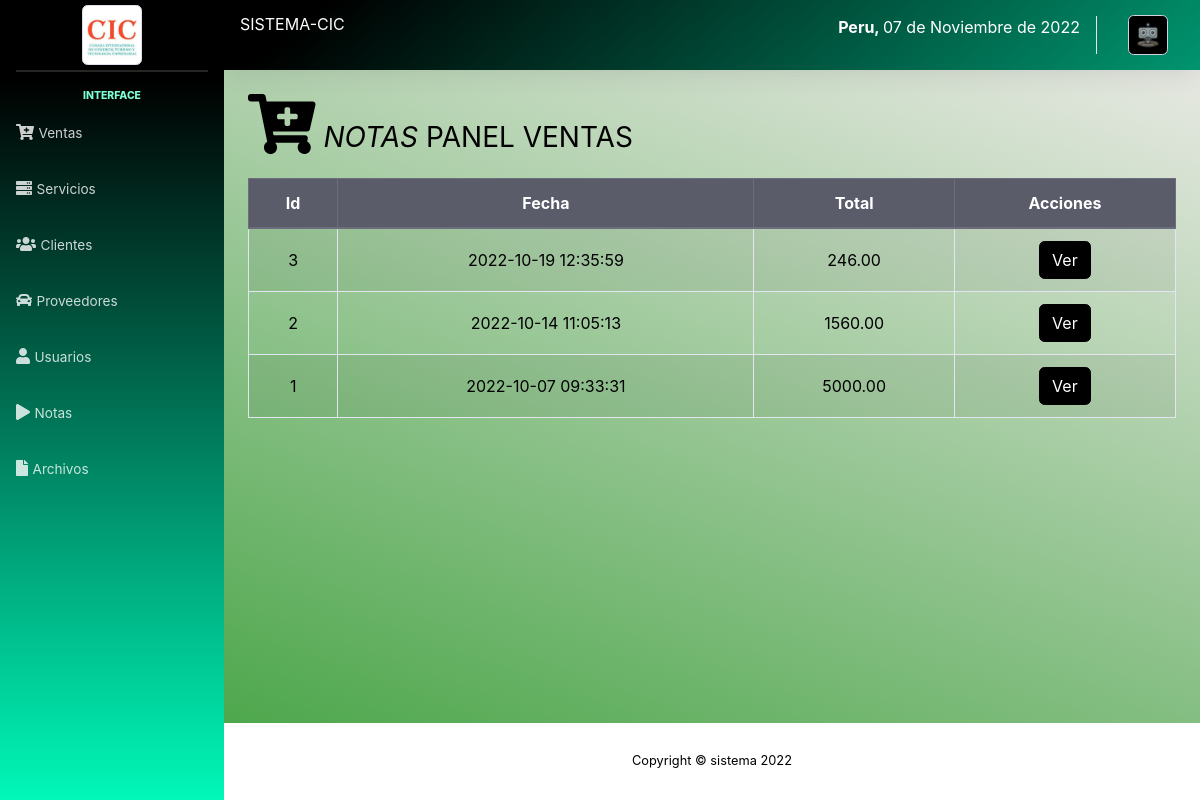
Page /sistema/ventas.php (signed in) on the earlier database version.
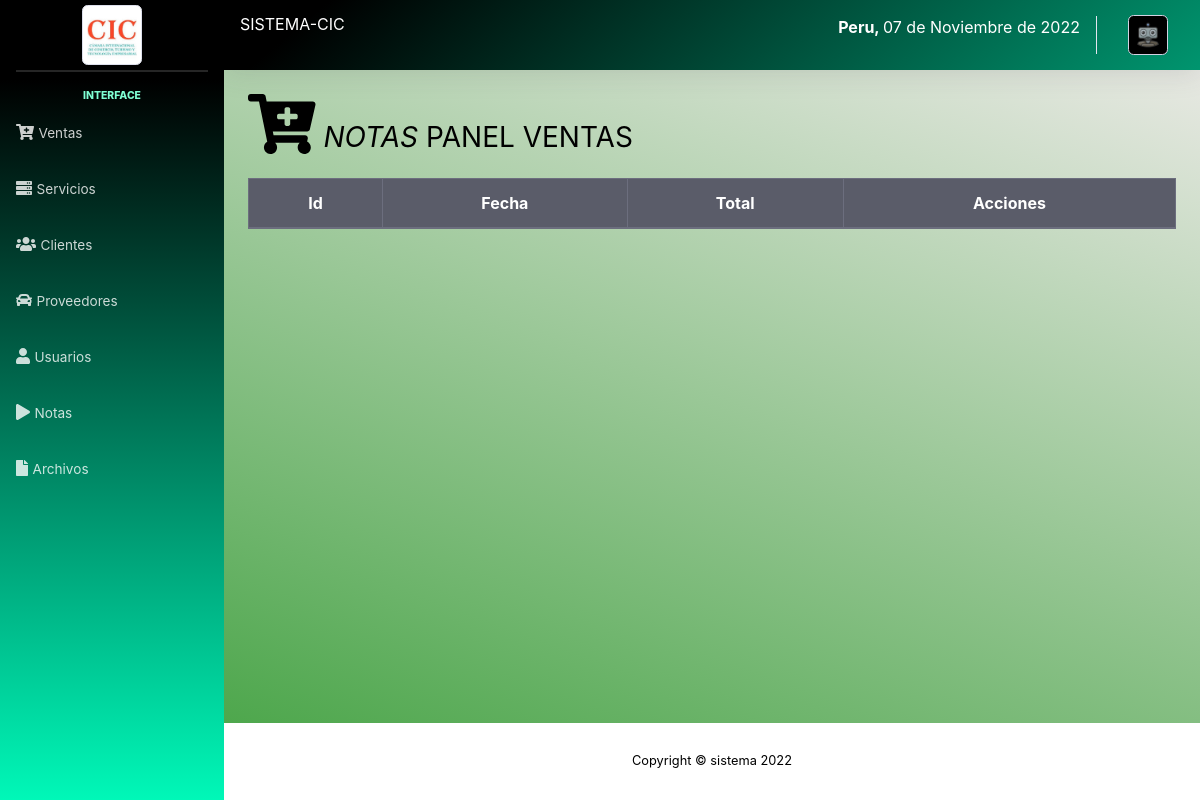
Same page on the later database version.
### tables this page shows
CREATE TABLE `factura` (
  `nofactura` int(11) NOT NULL,
  `fecha` datetime NOT NULL DEFAULT current_timestamp(),
  `usuario` int(11) NOT NULL,
  `codcliente` int(11) NOT NULL,
  `totalfactura` decimal(10,2) NOT NULL,
  `estado` int(11) NOT NULL
);

### sistema/ventas.php (the view, shortened to what this page needs)
<?php include_once "includes/header.php"; ?>
<div class="container-fluid">
	<div class="d-sm-flex align-items-center justify-content-between mb-4">
		<h1 class="h3 mb-0 text-gray-800"><i><i style="font-size: 60px" class="fas fa-cart-plus mb-8"></i> NOTAS</i> PANEL VENTAS</i></h1>
	</div>
	<div class="row">
		<div class="col-lg-12">
			<div class="table-responsive">
				<table class="table table-striped table-bordered" id="table">
					<thead class="thead-dark">
						<tr>
							<th>Id</th>
							<th>Fecha</th>
							<th>Total</th>
							<th>Acciones</th>
						</tr>
					</thead>
					<tbody>
						<?php
						require "../conexion.php";
						$query = mysqli_query($conexion, "SELECT nofactura, fecha,codcliente, totalfactura, estado FROM factura ORDER BY nofactura DESC");
						$cli = mysqli_num_rows($query);
						if ($cli > 0) {
							while ($dato = mysqli_fetch_array($query)) {
						?>
								<tr>
									<td><?php echo $dato['nofactura']; ?></td>
									<td><?php echo $dato['fecha']; ?></td>
									<td><?php echo $dato['totalfactura']; ?></td>
									<td>
										<button type="button" class="btn btn-primary view_factura" cl="<?php echo $dato['codcliente'];  ?>" f="<?php echo $dato['nofactura']; ?>">Ver</button>
									</td>
								</tr>
						<?php }
						} ?>
					</tbody>
				</table>
			</div>
		</div>
	</div>
</div>
</div>
<?php include_once "includes/footer.php"; ?>

Differences in the rows shown:
removed factura: nofactura "3", fecha "2022-10-19 12:35:59", totalfactura "246.00"
removed factura: nofactura "2", fecha "2022-10-14 11:05:13", totalfactura "1560.00"
removed factura: nofactura "1", fecha "2022-10-07 09:33:31", totalfactura "5000.00"
